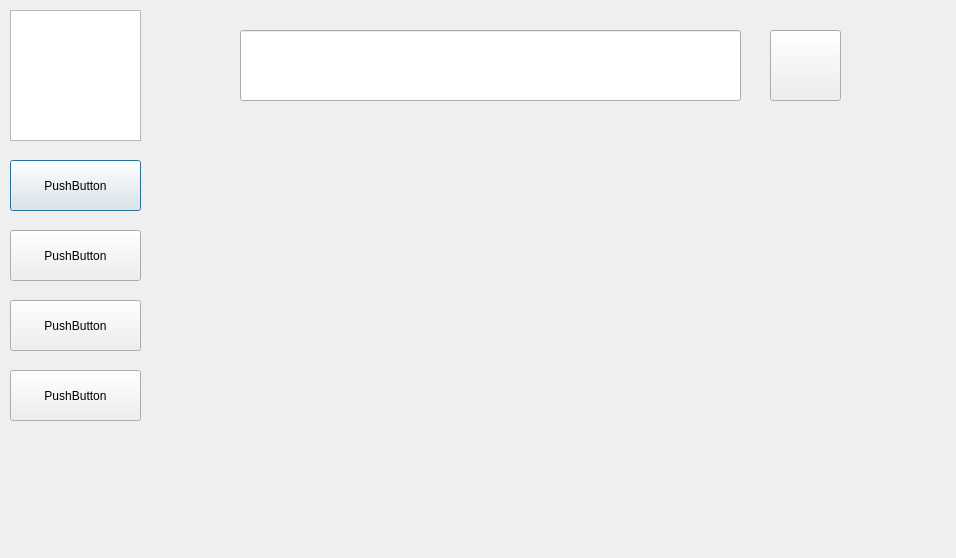
<?xml version="1.0" encoding="UTF-8"?>
<ui version="4.0">
 <class>ManageTasks</class>
 <widget class="QDialog" name="ManageTasks">
  <property name="geometry">
   <rect>
    <x>0</x>
    <y>0</y>
    <width>956</width>
    <height>558</height>
   </rect>
  </property>
  <property name="windowTitle">
   <string>Dialog</string>
  </property>
  <widget class="QGraphicsView" name="graphicsView">
   <property name="geometry">
    <rect>
     <x>10</x>
     <y>10</y>
     <width>131</width>
     <height>131</height>
    </rect>
   </property>
  </widget>
  <widget class="QPushButton" name="pushButton">
   <property name="geometry">
    <rect>
     <x>10</x>
     <y>160</y>
     <width>131</width>
     <height>51</height>
    </rect>
   </property>
   <property name="text">
    <string>PushButton</string>
   </property>
  </widget>
  <widget class="QPushButton" name="pushButton_2">
   <property name="geometry">
    <rect>
     <x>10</x>
     <y>230</y>
     <width>131</width>
     <height>51</height>
    </rect>
   </property>
   <property name="text">
    <string>PushButton</string>
   </property>
  </widget>
  <widget class="QPushButton" name="pushButton_3">
   <property name="geometry">
    <rect>
     <x>10</x>
     <y>300</y>
     <width>131</width>
     <height>51</height>
    </rect>
   </property>
   <property name="text">
    <string>PushButton</string>
   </property>
  </widget>
  <widget class="QPushButton" name="pushButton_4">
   <property name="geometry">
    <rect>
     <x>10</x>
     <y>370</y>
     <width>131</width>
     <height>51</height>
    </rect>
   </property>
   <property name="text">
    <string>PushButton</string>
   </property>
  </widget>
  <widget class="QPushButton" name="pushButton_5">
   <property name="geometry">
    <rect>
     <x>770</x>
     <y>30</y>
     <width>71</width>
     <height>71</height>
    </rect>
   </property>
   <property name="text">
    <string/>
   </property>
  </widget>
  <widget class="QLineEdit" name="lineEdit">
   <property name="geometry">
    <rect>
     <x>240</x>
     <y>30</y>
     <width>501</width>
     <height>71</height>
    </rect>
   </property>
  </widget>
 </widget>
 <resources/>
 <connections/>
</ui>
